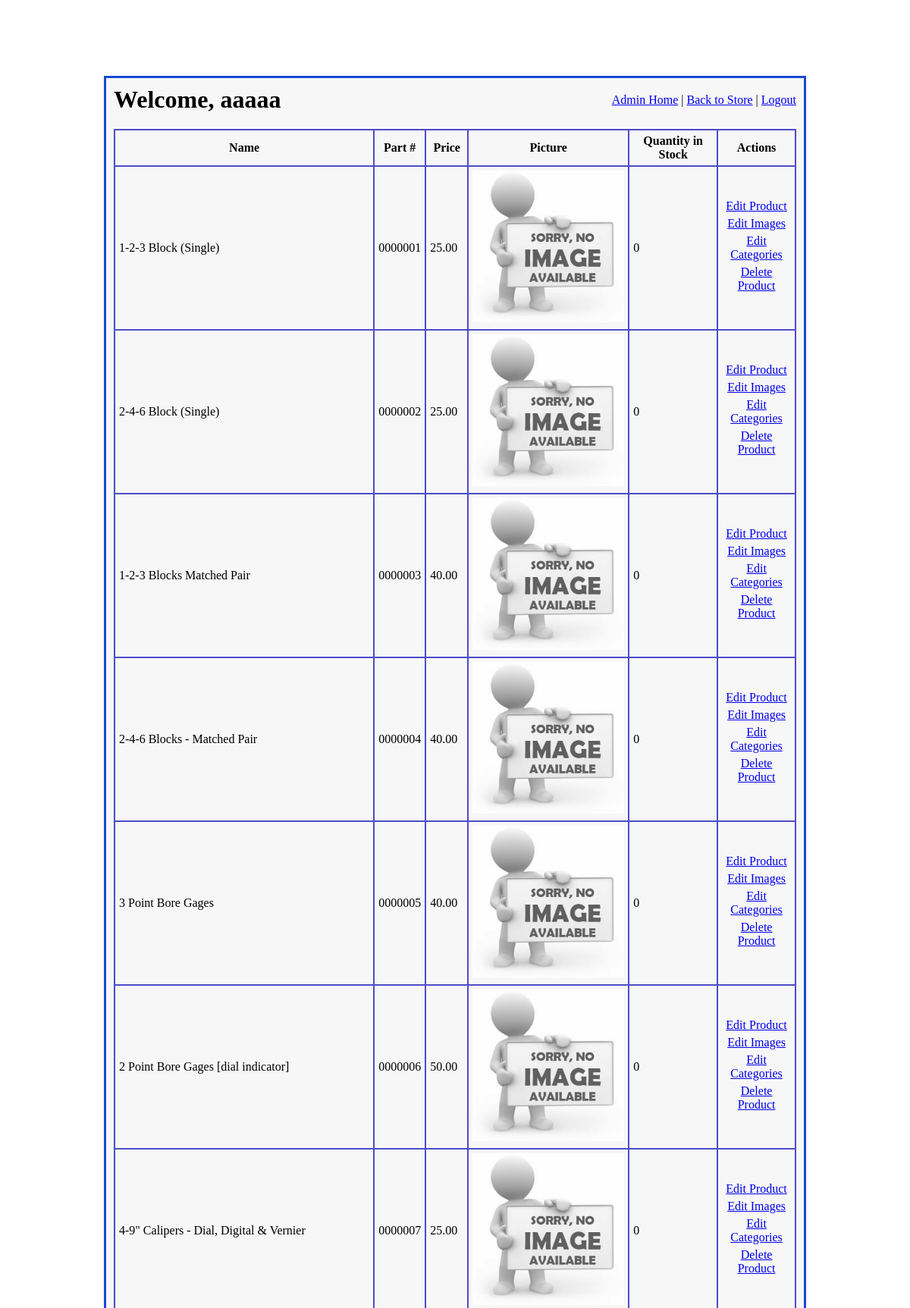
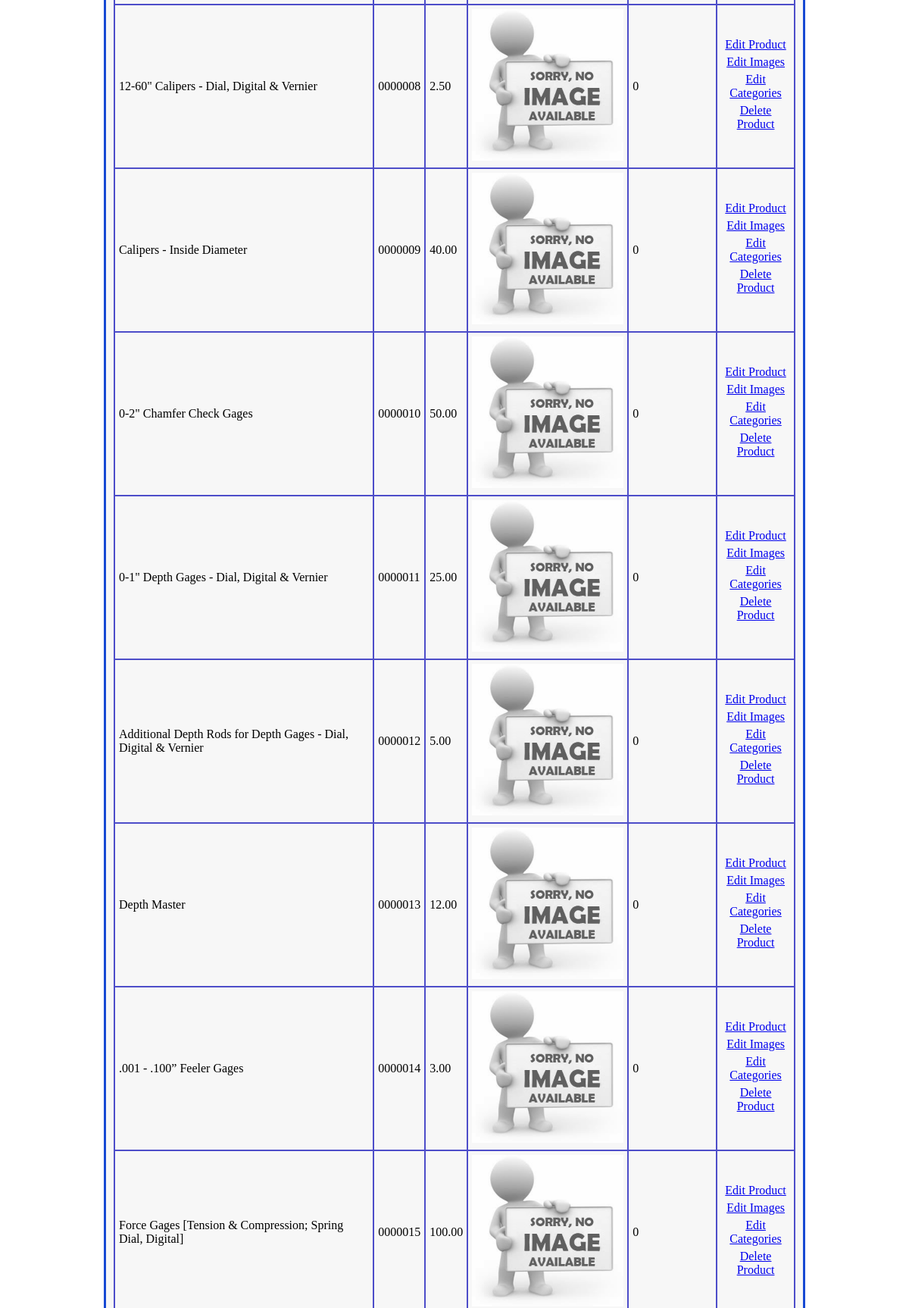
The app's page /admin_access/select_product (signed in, upper part) with its own data (2 pictures, top to bottom).
### imgfield_app/models.py (models this page shows)
class User(models.Model):
    first_name = models.CharField(max_length=45)
    last_name = models.CharField(max_length=60)
    email = models.CharField(max_length=60)
    password = models.CharField(max_length=60)
    security_level = models.IntegerField()
    created_at = models.DateTimeField(auto_now_add=True)
    updated_at = models.DateTimeField(auto_now=True)
    objects = UserManager()

class Product(models.Model):
    name = models.CharField(max_length=108)
    part_number = models.CharField(max_length=27)
    manufacturer = models.CharField(max_length=45, null=True, blank= True)
    price = models.DecimalField(decimal_places=2, max_digits=5)
    desc = models.CharField(max_length=189)
    exp_desc = models.TextField(null=True, blank=True)
    quantity_in_stock = models.IntegerField(null=True, blank=True)
    created_at = models.DateTimeField(auto_now_add=True)
    updated_at = models.DateTimeField(auto_now=True)
    objects = ProductManager()

class Photo(models.Model):
    photo_of = models.ForeignKey(
        Product,
        related_name="product_photos",
        on_delete = models.CASCADE
    )
    img = models.ImageField(upload_to='product_images', default = "product_images/no_img_available.jpg", null = True, blank = True)
    img_alt = models.CharField(max_length=27, default="no photo available")
    created_at = models.DateTimeField(auto_now_add=True)
    updated_at = models.DateTimeField(auto_now=True)

### admin_app/views.py (the view)
# urls.py: path('select_product', views.select_product),
def select_product(request):
    if 'user_id' in request.session:
        logged_user = User.objects.get(id=request.session['user_id'])
        if logged_user.security_level > 4:
            context = {
                'logged_user' : logged_user,
                'all_products': Product.objects.all(),
            }
            return render(request, "select_product.html", context)
    return redirect("/")

### admin_app/templates/select_product.html (shortened to what this page needs)
<!DOCTYPE html>
<html lang="en">
<head>
    {% load static %}
    <link rel="stylesheet" href="{% static 'css/select_product.css' %}">
</head>
<body>
    <div id="wrapper">
        <div id="header">
            <h1>Welcome, {{ logged_user.first_name }}</h1>
            <div id="links">
                <a href="/admin_access">Admin Home</a>  |
                <a href="/">Back to Store</a>  |
                <a href="/signon/logout">Logout</a>
            </div>
        </div>
        <div id="errors">
        <div id="content">
            <div id="display_products">
                <table>
                    <tr>
                        <th>Name</th>
                        <th>Part #</th>
                        <th>Price</th>
                        <th>Picture</th>
                        <th>Quantity in Stock</th>
                        <th>Actions</th>
                    </tr>
                    {% for product in all_products %}
                        <tr>
                            <td>{{ product.name }}</td>
                            <td>{{ product.part_number }}</td>
                            <td>{{ product.price }}</td>
                            <td class="prod_img">
                                <img src="{{ product.product_photos.first.img.url }}" alt="{{ product.img_alt }}">
                            </td>
                            <td>{{ product.quantity_in_stock }}</td>
                            <td id="actions">
                                <p><a href="/admin_access/edit_product/{{ product.id }}">Edit Product</a></p>
                                <p><a href="/admin_access/edit_product_img/{{ product.id }}">Edit Images</a></p>
                                <p><a href="/admin_access/edit_product_category/{{ product.id }}">Edit Categories</a></p>
                                <p><a href="/admin_access/delete_product/{{ product.id }}">Delete Product</a></p>
                            </td>
                        </tr>
                    {% endfor %}
                </table>
            </div>
        </div>
    </div>
</body>
</html>

### admin_app/static/css/select_product.css (style rules this page uses)
* { margin: 0; padding: 0; }
#wrapper { width: 900px; margin: 100px auto; border: 3px solid rgb(23, 73, 211); padding: 10px; background-color: #F7F7F7; }
#header { display: flex; margin-bottom: 20px; }
#header h1 { flex: 7; }
#links { padding-top: 10px; }
table { width: 100%; border-collapse: collapse; margin-bottom: 25px; }
table, th, td { border: 2px solid rgb(77, 77, 201) }
th, td { padding: 5px; }
th { text-align: center; }
.prod_img, #actions { text-align: center; }
#display_products img { height: 200px; }
#actions p { margin-bottom: 5px; }

### records on screen
User: first_name "aaaaa"
Product: name "1-2-3 Block (Single)", part_number "0000001", price "25.00", product_photos.first.img (placeholder picture), quantity_in_stock "0"
Product: name "2-4-6 Block (Single)", part_number "0000002", price "25.00", product_photos.first.img (placeholder picture), quantity_in_stock "0"
Product: name "1-2-3 Blocks Matched Pair", part_number "0000003", price "40.00", product_photos.first.img (placeholder picture), quantity_in_stock "0"
Product: name "2-4-6 Blocks - Matched Pair", part_number "0000004", price "40.00", product_photos.first.img (placeholder picture), quantity_in_stock "0"
Product: name "3 Point Bore Gages", part_number "0000005", price "40.00", product_photos.first.img (placeholder picture), quantity_in_stock "0"
Product: name "2 Point Bore Gages [dial indicator]", part_number "0000006", price "50.00", product_photos.first.img (placeholder picture), quantity_in_stock "0"
Product: name "4-9\" Calipers - Dial, Digital & Vernier", part_number "0000007", price "25.00", product_photos.first.img (placeholder picture), quantity_in_stock "0"
Product: name "12-60\" Calipers - Dial, Digital & Vernier", part_number "0000008", price "2.50", product_photos.first.img (placeholder picture), quantity_in_stock "0"
Product: name "Calipers - Inside Diameter", part_number "0000009", price "40.00", product_photos.first.img (placeholder picture), quantity_in_stock "0"
Product: name "0-2\" Chamfer Check Gages", part_number "0000010", price "50.00", product_photos.first.img (placeholder picture), quantity_in_stock "0"
Product: name "0-1\" Depth Gages - Dial, Digital & Vernier", part_number "0000011", price "25.00", product_photos.first.img (placeholder picture), quantity_in_stock "0"
Product: name "Additional Depth Rods for Depth Gages - Dial, Digital & Vernier", part_number "0000012", price "5.00", product_photos.first.img (placeholder picture), quantity_in_stock "0"
Product: name "Depth Master", part_number "0000013", price "12.00", product_photos.first.img (placeholder picture), quantity_in_stock "0"
Product: name ".001 - .100” Feeler Gages", part_number "0000014", price "3.00", product_photos.first.img (placeholder picture), quantity_in_stock "0"
Product: name "Force Gages [Tension & Compression; Spring Dial, Digital]", part_number "0000015", price "100.00", product_photos.first.img (placeholder picture), quantity_in_stock "0"
